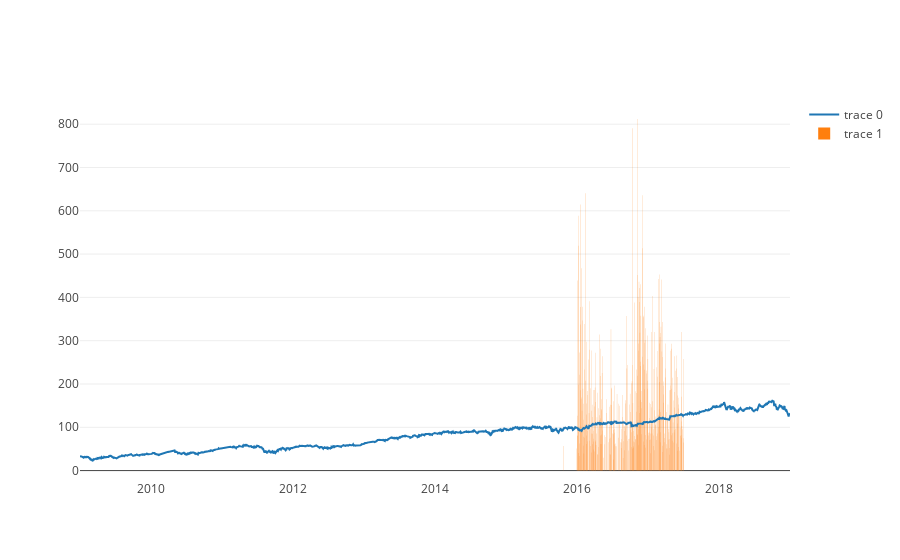
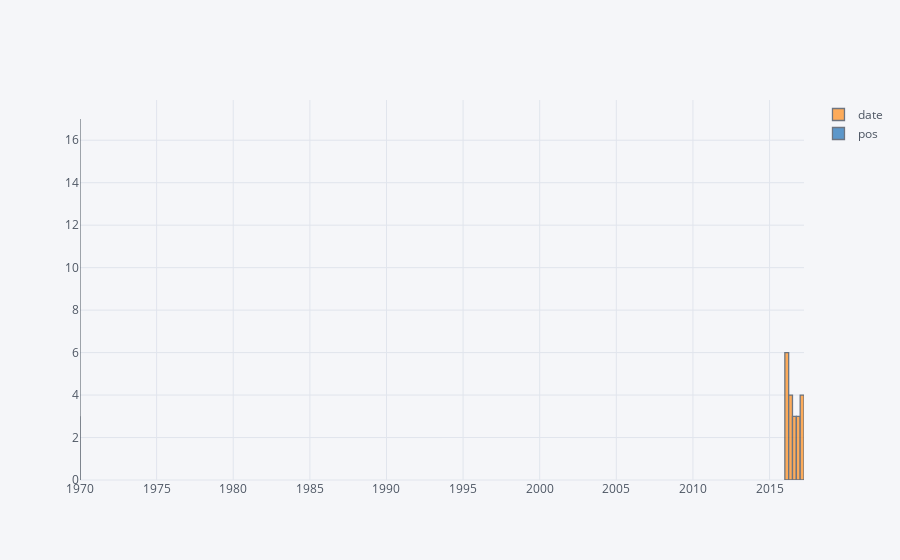

Notebook code cell kept with these figures, in order:
### Code cell
stock_price_line_HON = go.Scatter(x=stock_prices_HON['datetime'],y=stock_prices_HON['Close'])
sentiment_bar_HON = go.Bar(x=general_stock_market['formatted_date'],y=general_stock_market['pos']*800)

sentiment_vs_stock_HON = [stock_price_line_HON, sentiment_bar_HON]

iplot(sentiment_vs_stock_HON, filename='bar-line')

honeywell[['date', 'pos']].iplot(kind='hist', x='date', y='pos')

### Figure 1 — Plotly figure (JSON) as saved in the notebook; plotly's stock layout.template omitted (floating-point values rounded to 4 significant figures; data arrays with more than 128 entries replaced by an {"elided": "..."} marker saying what was removed)
{"data": [{"type": "scatter", "uid": "21d9c455-ae83-4269-b89e-4d99ab00a6b6", "x": {"elided": "2544 str values"}, "y": {"elided": "2544 float values"}}, {"type": "bar", "uid": "e0c8d7ad-6a2c-4a46-aadf-6f4720072c09", "x": {"elided": "794 str values"}, "y": {"elided": "794 float values"}}], "layout": {}}

### Figure 2 — Plotly figure (JSON) as saved in the notebook; plotly's stock layout.template omitted (floating-point values rounded to 4 significant figures)
{"data": [{"histfunc": "count", "histnorm": "", "marker": {"color": "rgba(255, 153, 51, 1.0)", "line": {"color": "#4D5663", "width": 1.3}}, "name": "date", "opacity": 0.8, "orientation": "v", "type": "histogram", "uid": "d5bfb270-f9ab-4460-8e47-dd1d9fb5e69a", "x": ["2016-06-19", "2016-07-10", "2016-12-14", "2016-06-28", "2017-01-16", "2017-03-07", "2016-06-24", "2017-02-06", "2017-02-21", "2016-02-23", "2016-02-27", "2016-03-01", "2016-03-07", "2016-03-11", "2016-04-25", "2016-07-01", "2016-08-08", "2016-10-07", "2016-03-19", "2016-12-28"]}, {"histfunc": "count", "histnorm": "", "marker": {"color": "rgba(55, 128, 191, 1.0)", "line": {"color": "#4D5663", "width": 1.3}}, "name": "pos", "opacity": 0.8, "orientation": "v", "type": "histogram", "uid": "995d37bb-b0e1-4b2c-bc0d-8db0661cd818", "x": [0.132, 0.082, 0.099, 0.105, 0.029, 0.087, 0.04, 0.073, 0.091, 0.127, 0.134, 0.127, 0.023, 0.105, 0.131, 0.133, 0.064, 0.085, 0.071, 0.062]}], "layout": {"barmode": "overlay", "legend": {"bgcolor": "#F5F6F9", "font": {"color": "#4D5663"}}, "paper_bgcolor": "#F5F6F9", "plot_bgcolor": "#F5F6F9", "title": {"font": {"color": "#4D5663"}}, "xaxis": {"gridcolor": "#E1E5ED", "showgrid": true, "tickfont": {"color": "#4D5663"}, "title": {"font": {"color": "#4D5663"}, "text": ""}, "zerolinecolor": "#E1E5ED"}, "yaxis": {"gridcolor": "#E1E5ED", "showgrid": true, "tickfont": {"color": "#4D5663"}, "title": {"font": {"color": "#4D5663"}, "text": ""}, "zerolinecolor": "#E1E5ED"}}}
